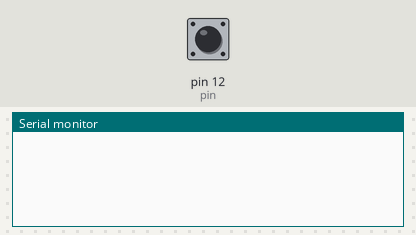
The sketch below on a simulated Arduino Uno, built with avr-gcc and run on an emulated ATmega328P. Shown: the last lines printed to the serial monitor. Inputs (shaded band) come from the test bench; at power-on: pin 12 (pin) LOW.

Above: at 1.2 s.
1.3 s: pin 12 (pin) pulsed HIGH 2 times (0.12 s each, 0.3 s apart)
At 2.7 s:
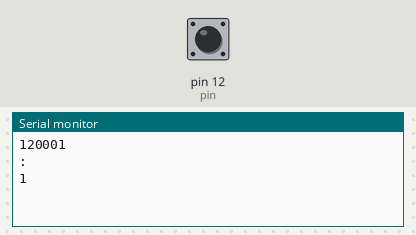
3.4 s: pin 12 (pin) pulsed HIGH 5 times (0.12 s each, 0.3 s apart)
At 5.7 s:
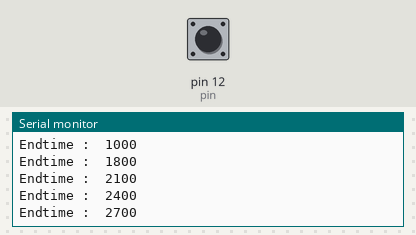
Timing chart, 0 to 7.2 s (numbered marks = the images above; inputs shaded):
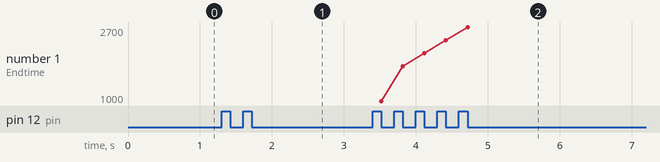

The sketch:

FINALIDP.ino
```cpp
int pin = 12;
int pulse;
unsigned long duration;
unsigned long starttime;
unsigned long endtime;
unsigned long t;
int var = 0;
unsigned long dur;

unsigned long dur2;
unsigned long pulsewidth = 100000;
unsigned long brratio;

void setup() {
  Serial.begin(9600);
  pinMode(pin, INPUT);
pulse = 1;


}

void loop() {
  starttime = millis();                       // Variable for saving intial value of Timer.
endtime = starttime;    // Variable for saving final value of Timer.

if(digitalRead(pin) > var)           // Detection of Pulse "HIGH" or "LOW".
{


  while ((endtime - starttime) <=3000)        // do this loop for up to 1000mS
{

  duration = pulseIn(pin, HIGH);

  if (duration > 5000)
  {
   if((endtime - starttime) < 500)
   {
   pulse++ ;
   if (pulse > 1)
   {
    pulse = 1;
    starttime = millis();    // Variable for saving intial value of Timer.
    endtime = starttime ;    // Variable for saving final value of Timer.
   }
  Serial.println(duration);
  Serial.println(":    ");
  Serial.println(pulse);
  dur = duration;
  dur2 = endtime;
   }

   if((endtime - starttime) > 500)
   {
   t = endtime - starttime;

 Serial.print("Endtime :  ");
 Serial.println(t);
   }
  }

 endtime  = millis();

}


 //Serial.print("last duration: ");
// Serial.println(dur);

 pulse = 1;
// brratio = (pulsewidth - (dur))/1000;

 //Serial.print(F (" Break Ratio: "));
 //Serial.print(brratio);
// Serial.println(F (" %"));

}
}
//}
```

Measured:
- after the input at 1.3 s, the serial monitor: prints a new line after 0.42 s (image 1)
- after the input at 3.4 s, the serial monitor: prints a new line after 0.12 s (image 2)
